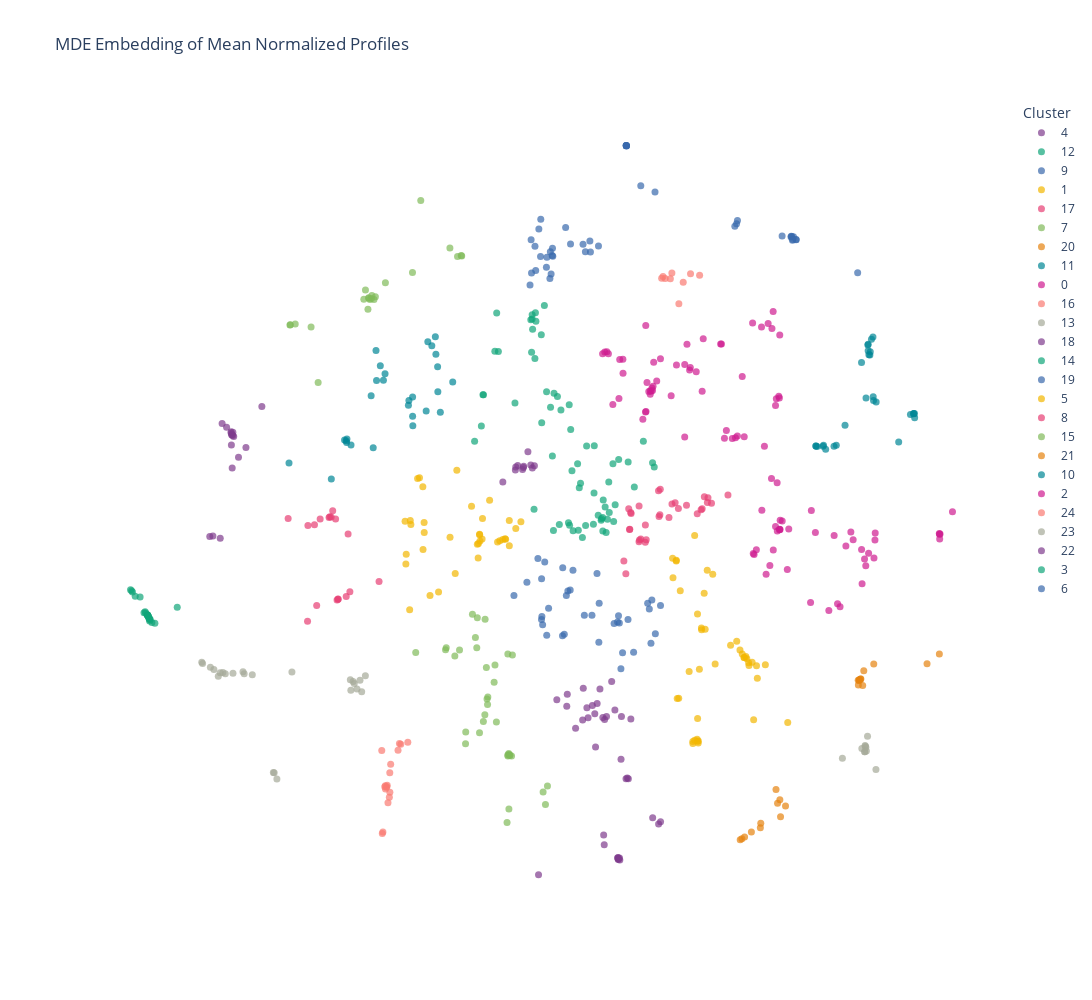

Write notebook code for a chart like this one.
### Code cell
mde2 = tf_compute_MDE(adata_5818, spectral=True, leiden_neighbors=8)
_, _, _, _, embedding_df2 = mde2
cluster_df2 = gene_targets_per_cluster(embedding_df2)

### Figure 1 — Plotly figure (JSON) as saved in the notebook; plotly's stock layout.template omitted (floating-point values rounded to 4 significant figures)
{"data": [{"customdata": [["ADNP2"], ["ATF6B"], ["DEAF1"], ["DMRTC2"], ["ELK1"], ["GATA4"], ["HBP1"], ["HES4"], ["HNF4G"], ["L3MBTL4"], ["LHX5"], ["LMX1B"], ["LTF"], ["MKX"], ["MXD1"], ["NKX6-1"], ["NR1H4"], ["ONECUT3"], ["OTX1"], ["PITX1"], ["SHOX"], ["TBX10"], ["TBX18"], ["TCF3"], ["TCF15"], ["ZHX1"], ["ZMAT4"], ["ZNF267"], ["ZNF326"], ["ZNF383"], ["ZNF518B"], ["ZNF701"], ["ZNF716"], ["ZNF775"], ["ZNF780A"], ["ZNF860"], ["ZSCAN25"]], "hovertemplate": "cluster=4<br>x=%{x}<br>y=%{y}<br>gene_target=%{customdata[0]}<extra></extra>", "legendgroup": "4", "marker": {"color": "rgb(127, 60, 141)", "opacity": 0.7, "size": 7, "symbol": "circle"}, "mode": "markers+text", "name": "4", "orientation": "v", "showlegend": true, "textfont": {"size": 4}, "textposition": "middle center", "type": "scatter", "x": [0.5098, -0.1228, 0.6351, -0.3125, 0.1917, 0.7952, 0.4263, -0.6612, 1.052, 0.8575, 1.007, 0.2613, 1.666, 0.4564, 0.5654, 0.7335, 0.9202, 0.4118, 0.04522, 0.8604, 0.5808, 0.5917, 1.629, 0.8888, 1.03, 0.18, 0.9122, 0.8556, -0.1127, 1.099, 0.3654, 0.5988, 0.8471, 1.515, 0.8596, 0.2836, 0.8833], "xaxis": "x", "y": [-3.078, -3.406, -3.602, -3.282, -3.062, -3.478, -4.177, -6.606, -4.785, -6.308, -4.783, -3.435, -5.602, -3.353, -3.619, -2.935, -3.601, -3.546, -3.822, -6.317, -5.854, -6.04, -5.646, -6.329, -4.768, -3.665, -4.414, -6.284, -3.176, -3.646, -3.391, -3.655, -6.285, -5.523, -6.288, -3.625, -6.288], "yaxis": "y"}, {"customdata": [["AEBP1"], ["ARNT2"], ["CEBPD"], ["CRX"], ["DMRT2"], ["HES7"], ["HOXA7"], ["PAX6"], ["PREB"], ["PROX2"], ["SOX12"], ["THAP8"], ["TSHZ1"], ["ZBTB22"], ["ZBTB47"], ["ZNF107"], ["ZNF136"], ["ZNF341"], ["ZNF345"], ["ZNF394"], ["ZNF398"], ["ZNF551"], ["ZNF621"], ["ZNF674"], ["ZNF691"], ["ZNF888"]], "hovertemplate": "cluster=12<br>x=%{x}<br>y=%{y}<br>gene_target=%{customdata[0]}<extra></extra>", "legendgroup": "12", "marker": {"color": "rgb(17, 165, 121)", "opacity": 0.7, "size": 7, "symbol": "circle"}, "mode": "markers+text", "name": "12", "orientation": "v", "showlegend": true, "textfont": {"size": 4}, "textposition": "middle center", "type": "scatter", "x": [-0.4322, -1.111, -0.6083, -1.427, -0.55, -1.752, -0.7832, -1.711, -0.7112, -1.459, -0.04759, -0.07614, -0.7741, -0.7825, -0.3657, -0.7205, -0.2341, -1.88, -0.6005, -0.5079, -1.721, -0.301, -0.7303, -1.494, -0.8084, -0.7934], "xaxis": "x", "y": [2.279, 2.364, 3.66, 3.34, 4.214, 1.926, 3.957, 2.517, 3.915, 4.075, 1.856, 2.329, 3.763, 4.039, 2.545, 4.078, 2.228, 1.636, 1.985, 2.576, 2.518, 2.484, 3.208, 3.345, 3.945, 3.327], "yaxis": "y"}, {"customdata": [["AHR"], ["ATMIN"], ["CHAMP1"], ["DLX4"], ["DNMT1"], ["ESRRG"], ["GTF2I"], ["HNF1A"], ["LCOR"], ["LCORL"], ["NR4A1"], ["PATZ1"], ["PITX3"], ["SETDB1"], ["SETDB2"], ["SOX14"], ["SP8"], ["SP110"], ["STAT1"], ["TBX21"], ["TFE3"], ["THRB"], ["TIGD2"], ["TSC22D1"], ["VDR"], ["ZNF80"], ["ZNF124"], ["ZNF276"], ["ZNF446"], ["ZNF546"], ["ZNF772"]], "hovertemplate": "cluster=9<br>x=%{x}<br>y=%{y}<br>gene_target=%{customdata[0]}<extra></extra>", "legendgroup": "9", "marker": {"color": "rgb(57, 105, 172)", "opacity": 0.7, "size": 7, "symbol": "circle"}, "mode": "markers+text", "name": "9", "orientation": "v", "showlegend": true, "textfont": {"size": 4}, "textposition": "middle center", "type": "scatter", "x": [0.3181, 1.016, 1.012, 1.56, 1.016, -0.4445, -0.5107, 0.4819, 0.2326, 0.3287, -0.729, -0.5013, 1.011, 1.01, -0.1442, 1.289, -0.7947, -0.05102, -0.4361, -0.8234, -0.4214, 0.1875, -0.3952, -0.3894, 1.013, -0.6185, -0.6551, -0.8025, -0.623, -0.4002, -0.7149], "xaxis": "x", "y": [5.441, 7.25, 7.26, 6.376, 7.252, 4.727, 4.945, 5.346, 5.237, 5.234, 5.342, 5.131, 7.26, 7.261, 5.701, 6.494, 4.833, 5.386, 5.237, 4.607, 4.814, 5.382, 5.304, 5.153, 7.253, 5.855, 5.671, 5.466, 5.148, 5.164, 4.883], "yaxis": "y"}, {"customdata": [["AIRE"], ["ATOH7"], ["CEBPB"], ["DMBX1"], ["ELF3"], ["ESR1"], ["FIGLA"], ["FOXN2"], ["GRHL3"], ["KLF15"], ["MTERF1"], ["NEUROD2"], ["NHLH1"], ["RELB"], ["REXO4"], ["RFX8"], ["SOX1"], ["TBX15"], ["TCF7"], ["TCFL5"], ["TFDP1"], ["THAP6"], ["USF2"], ["YBX1"], ["ZBTB33"], ["ZBTB39"], ["ZFP41"], ["ZFP69B"], ["ZNF253"], ["ZNF418"], ["ZNF426"], ["ZNF441"], ["ZNF501"], ["ZNF514"], ["ZNF540"], ["ZNF596"], ["ZNF648"], ["ZNF687"], ["ZNF705A"], ["ZNF705D"], ["ZNF706"], ["ZNF835"]], "hovertemplate": "cluster=1<br>x=%{x}<br>y=%{y}<br>gene_target=%{customdata[0]}<extra></extra>", "legendgroup": "1", "marker": {"color": "rgb(242, 183, 1)", "opacity": 0.7, "size": 7, "symbol": "circle"}, "mode": "markers+text", "name": "1", "orientation": "v", "showlegend": true, "textfont": {"size": 4}, "textposition": "middle center", "type": "scatter", "x": [2.661, 3.412, 2.384, 3.119, 2.387, 3.264, 3.352, 2.012, 3.345, 3.512, 3.256, 2.281, 2.211, 1.903, 3.496, 2.449, 3.664, 2.707, 4.091, 1.966, 3.224, 2.042, 2.556, 2.445, 2.516, 2.364, 1.895, 2.371, 3.18, 2.372, 2.372, 2.498, 3.311, 2.282, 2.406, 3.292, 2.316, 1.984, 3.441, 1.965, 3.001, 2.317], "xaxis": "x", "y": [-0.8926, -2.57, -4.105, -2.168, -4.064, -2.478, -2.629, -3.251, -2.576, -2.873, -2.477, -4.073, -2.744, -0.9603, -2.635, -1.951, -2.616, -2.602, -3.714, -0.6306, -2.409, -1.207, -0.8198, -1.916, -1.94, -4.034, -0.5898, -1.651, -2.335, -3.636, -4.071, -1.258, -2.5, -4.115, -2.703, -2.457, -0.1602, -3.256, -3.661, -0.6412, -2.246, -4.053], "yaxis": "y"}, {"customdata": [["AKAP8"], ["BARHL1"], ["GATA2"], ["HSF2"], ["NFIB"], ["SMAD9"], ["TERF1"], ["TWIST1"], ["YY2"], ["ZBTB14"], ["ZFP90"], ["ZKSCAN7"], ["ZNF20"], ["ZNF222"], ["ZNF311"], ["ZNF597"], ["ZNF707"], ["ZNF850"]], "hovertemplate": "cluster=17<br>x=%{x}<br>y=%{y}<br>gene_target=%{customdata[0]}<extra></extra>", "legendgroup": "17", "marker": {"color": "rgb(231, 63, 116)", "opacity": 0.7, "size": 7, "symbol": "circle"}, "mode": "markers+text", "name": "17", "orientation": "v", "showlegend": true, "textfont": {"size": 4}, "textposition": "middle center", "type": "scatter", "x": [-4.892, -4.293, -4.259, -4.329, -4.826, -4.656, -4.485, -4.531, -4.483, -5.066, -4.587, -4.934, -4.504, -3.702, -4.641, -4.616, -5.436, -5.059], "xaxis": "x", "y": [-1.487, -0.1298, -1.23, -1.32, 0.1571, 0.1837, -1.366, 0.1573, -1.368, -1.788, 0.3121, 0.04632, -1.385, -1.032, 0.1989, 0.1926, 0.1653, 0.03183], "yaxis": "y"}, {"customdata": [["AKAP8L"], ["CAMTA2"], ["CBX2"], ["CREB3L4"], ["DACH2"], ["DBX2"], ["DMRTB1"], ["DUXA"], ["ETS1"], ["FOSL2"], ["FOXD4L5"], ["GATA6"], ["HSF4"], ["IRX1"], ["LIN28B"], ["MITF"], ["NEUROG1"], ["NR0B1"], ["PCGF2"], ["RAX"], ["SRF"], ["TBPL2"], ["TBX1"], ["TBX20"], ["TFEC"], ["ZBED4"], ["ZNF44"], ["ZNF91"], ["ZNF212"], ["ZNF471"], ["ZNF490"], ["ZNF629"], ["ZNF672"], ["ZNF697"], ["ZNF781"], ["ZNF891"]], "hovertemplate": "cluster=7<br>x=%{x}<br>y=%{y}<br>gene_target=%{customdata[0]}<extra></extra>", "legendgroup": "7", "marker": {"color": "rgb(128, 186, 90)", "opacity": 0.7, "size": 7, "symbol": "circle"}, "mode": "markers+text", "name": "7", "orientation": "v", "showlegend": true, "textfont": {"size": 4}, "textposition": "middle center", "type": "scatter", "x": [-0.4909, -1.492, -2.168, -3.003, -1.208, -1.922, -1.247, -1.839, -2.049, -1.656, -1.68, -0.574, -1.16, -1.245, -1.262, -1.713, -1.787, -2.435, -1.628, -2.053, -2.257, -1.685, -1.176, -1.465, -1.226, -1.229, -2.421, -1.247, -1.829, -1.508, -1.633, -1.226, -0.5294, -1.865, -1.643, -1.208], "xaxis": "x", "y": [-4.922, -2.618, -2.336, -2.385, -4.337, -1.653, -2.411, -2.292, -3.896, -2.67, -1.749, -5.035, -2.43, -4.349, -5.616, -3.695, -3.91, -2.33, -3.231, -4.117, -2.449, -3.567, -4.352, -3.704, -4.32, -4.305, -2.294, -4.331, -1.721, -2.949, -3.37, -5.359, -5.273, -2.098, -3.266, -4.337], "yaxis": "y"}, {"customdata": [["ANKZF1"], ["FOXI2"], ["FOXJ1"], ["POU3F3"], ["PPARA"], ["RORC"], ["ZKSCAN3"], ["ZNF354A"], ["ZNF461"], ["ZNF610"], ["ZNF709"], ["ZSCAN32"]], "hovertemplate": "cluster=20<br>x=%{x}<br>y=%{y}<br>gene_target=%{customdata[0]}<extra></extra>", "legendgroup": "20", "marker": {"color": "rgb(230, 131, 16)", "opacity": 0.7, "size": 7, "symbol": "circle"}, "mode": "markers+text", "name": "20", "orientation": "v", "showlegend": true, "textfont": {"size": 4}, "textposition": "middle center", "type": "scatter", "x": [5.521, 5.486, 5.541, 5.438, 5.435, 5.457, 6.983, 6.748, 5.463, 5.453, 5.732, 5.481], "xaxis": "x", "y": [-3.009, -2.886, -2.73, -2.998, -2.909, -2.911, -2.409, -2.598, -2.898, -2.912, -2.6, -2.885], "yaxis": "y"}, {"customdata": [["ARHGAP35"], ["BARX1"], ["CXXC1"], ["DOT1L"], ["E2F4"], ["FOXS1"], ["JUNB"], ["KDM2A"], ["KLF10"], ["KMT2B"], ["SIX2"], ["SOX4"], ["SOX11"], ["TFEB"], ["TWIST2"], ["ZBTB26"], ["ZFHX2"], ["ZNF76"], ["ZNF83"], ["ZNF143"], ["ZNF408"], ["ZNF492"], ["ZNF512"], ["ZNF519"], ["ZNF664"], ["ZNF704"], ["ZSCAN26"], ["ZZZ3"]], "hovertemplate": "cluster=11<br>x=%{x}<br>y=%{y}<br>gene_target=%{customdata[0]}<extra></extra>", "legendgroup": "11", "marker": {"color": "rgb(0, 134, 149)", "opacity": 0.7, "size": 7, "symbol": "circle"}, "mode": "markers+text", "name": "11", "orientation": "v", "showlegend": true, "textfont": {"size": 4}, "textposition": "middle center", "type": "scatter", "x": [-3.853, -2.581, -4.33, -3.75, -3.062, -3.814, -3.619, -3.063, -4.321, -2.804, -2.297, -3.761, -3.678, -3.058, -4.238, -2.586, -2.534, -2.619, -4.613, -3.142, -2.696, -2.629, -3.133, -3.589, -4.315, -2.773, -4.361, -5.42], "xaxis": "x", "y": [2.5, 2.574, 1.646, 2.788, 2.11, 1.509, 2.796, 2.477, 1.61, 2.211, 2.762, 3.359, 3.071, 1.931, 1.564, 3.053, 2.183, 3.288, 0.9154, 2.32, 3.451, 3.621, 2.411, 2.918, 1.676, 3.529, 1.658, 1.222], "yaxis": "y"}, {"customdata": [["ARID2"], ["ARNT"], ["BHLHA9"], ["CC2D1A"], ["CCDC17"], ["CEBPA"], ["ESRRB"], ["ETV5"], ["FOXJ2"], ["FOXQ1"], ["GMEB2"], ["GSC"], ["JRKL"], ["KLF4"], ["KLF5"], ["LEF1"], ["MLXIP"], ["MNX1"], ["MSX2"], ["MXD4"], ["MXI1"], ["NFIC"], ["NFKB2"], ["ONECUT2"], ["PRDM12"], ["RFX7"], ["RXRA"], ["SATB1"], ["SIX4"], ["SLC2A4RG"], ["TIGD6"], ["TMF1"], ["TP53"], ["ZNF48"], ["ZNF57"], ["ZNF169"], ["ZNF205"], ["ZNF256"], ["ZNF268"], ["ZNF284"], ["ZNF300"], ["ZNF416"], ["ZNF510"], ["ZNF532"], ["ZNF554"], ["ZNF576"], ["ZNF581"], ["ZNF594"], ["ZNF639"], ["ZNF671"], ["ZNF726"], ["ZNF732"], ["ZNF852"], ["ZSCAN23"]], "hovertemplate": "cluster=0<br>x=%{x}<br>y=%{y}<br>gene_target=%{customdata[0]}<extra></extra>", "legendgroup": "0", "marker": {"color": "rgb(207, 28, 144)", "opacity": 0.7, "size": 7, "symbol": "circle"}, "mode": "markers+text", "name": "0", "orientation": "v", "showlegend": true, "textfont": {"size": 4}, "textposition": "middle center", "type": "scatter", "x": [1.328, 3.921, 1.512, 3.79, 1.868, 0.9501, 1.535, 1.379, 3.932, 0.6019, 3.813, 1.47, 0.8726, 0.6423, 3.131, 0.5605, 2.48, 1.407, 2.127, 1.384, 0.7559, 3.647, 1.664, 0.9473, 2.812, 1.442, 1.593, 3.094, 2.827, 3.873, 3.034, 1.469, 3.224, 2.22, 1.486, 1.969, 1.502, 1.523, 3.261, 0.6713, 2.921, 2.884, 3.939, 0.887, 2.17, 3.717, 3.591, 1.389, 3.421, 2.346, 3.859, 2.46, 2.233, 2.126], "xaxis": "x", "y": [2.053, 2.49, 2.598, 3.778, 2.502, 2.926, 3.136, 2.192, 2.459, 3.333, 4.1, 2.595, 2.449, 3.335, 1.734, 3.3, 3.585, 2.754, 3.096, 3.834, 2.335, 1.539, 3.205, 3.192, 3.485, 2.582, 2.781, 1.703, 3.484, 2.44, 1.686, 2.528, 2.867, 2.991, 2.583, 3.083, 2.647, 2.679, 1.722, 3.3, 1.839, 1.692, 3.656, 3.189, 3.477, 3.872, 3.806, 2.199, 3.882, 2.956, 2.312, 2.586, 3.036, 1.713], "yaxis": "y"}, {"customdata": [["ARID3A"], ["CREB5"], ["GPBP1"], ["GRHL2"], ["HIC1"], ["ISL1"], ["NEUROG3"], ["PITX2"], ["PRDM16"], ["SNAI2"], ["SREBF1"], ["TAL2"], ["THAP5"], ["ZKSCAN1"], ["ZNF66"], ["ZNF280D"], ["ZNF469"], ["ZNF728"]], "hovertemplate": "cluster=16<br>x=%{x}<br>y=%{y}<br>gene_target=%{customdata[0]}<extra></extra>", "legendgroup": "16", "marker": {"color": "rgb(249, 123, 114)", "opacity": 0.7, "size": 7, "symbol": "circle"}, "mode": "markers+text", "name": "16", "orientation": "v", "showlegend": true, "textfont": {"size": 4}, "textposition": "middle center", "type": "scatter", "x": [-3.288, -3.553, -3.496, -3.629, -3.583, -3.313, -3.506, -3.651, -3.561, -3.547, -3.641, -3.58, -3.341, -3.154, -3.593, -3.481, -3.498, -3.532], "xaxis": "x", "y": [-4.128, -4.935, -5.041, -5.798, -4.917, -4.113, -5.133, -4.246, -4.943, -4.909, -5.826, -4.976, -4.239, -4.091, -4.934, -4.509, -4.667, -5.239], "yaxis": "y"}, {"customdata": [["ARID3B"], ["ASCL3"], ["EBF2"], ["GTF2IRD1"], ["JAZF1"], ["KLF1"], ["NANOG"], ["NANOGP8"], ["NCOA3"], ["PBX3"], ["PRDM14"], ["PURG"], ["RLF"], ["SALL4"], ["SNAI1"], ["SNAPC4"], ["SOX13"], ["SPIB"], ["TBPL1"], ["ZNF287"], ["ZNF423"], ["ZNF487"], ["ZNF653"], ["ZNF700"]], "hovertemplate": "cluster=13<br>x=%{x}<br>y=%{y}<br>gene_target=%{customdata[0]}<extra></extra>", "legendgroup": "13", "marker": {"color": "rgb(165, 170, 153)", "opacity": 0.7, "size": 7, "symbol": "circle"}, "mode": "markers+text", "name": "13", "orientation": "v", "showlegend": true, "textfont": {"size": 4}, "textposition": "middle center", "type": "scatter", "x": [-6.12, -4.034, -6.768, -5.719, -4.25, -6.635, -7.084, -7.068, -4.123, -4.175, -6.919, -6.853, -6.681, -6.488, -5.364, -5.702, -6.297, -3.963, -4.24, -4.066, -6.733, -6.275, -4.197, -5.651], "xaxis": "x", "y": [-2.804, -3.127, -2.835, -4.664, -2.899, -2.788, -2.566, -2.593, -3.076, -2.974, -2.661, -2.705, -2.764, -2.779, -2.751, -4.67, -2.75, -2.826, -3.098, -2.912, -2.767, -2.788, -2.936, -4.79], "yaxis": "y"}, {"customdata": [["ARX"], ["CTCFL"], ["EHF"], ["ESX1"], ["FOSL1"], ["GTF3A"], ["IKZF5"], ["MAFG"], ["NEUROG2"], ["PHF21A"], ["RFX2"], ["SMAD4"], ["STAT6"], ["ZBED1"], ["ZNF174"], ["ZNF607"], ["ZNF669"]], "hovertemplate": "cluster=18<br>x=%{x}<br>y=%{y}<br>gene_target=%{customdata[0]}<extra></extra>", "legendgroup": "18", "marker": {"color": "rgb(127, 60, 141)", "opacity": 0.7, "size": 7, "symbol": "circle"}, "mode": "markers+text", "name": "18", "orientation": "v", "showlegend": true, "textfont": {"size": 4}, "textposition": "middle center", "type": "scatter", "x": [-6.509, -6.695, -6.383, -6.523, -6.525, -6.931, -6.61, -6.491, -6.512, -6.731, -5.937, -6.474, -6.504, -6.518, -6.49, -6.241, -6.872], "xaxis": "x", "y": [1.764, 1.972, 1.33, 1.791, 1.814, -0.1763, 1.901, 1.742, 1.754, -0.2116, 2.293, 1.727, 1.124, 1.565, 1.804, 1.516, -0.1686], "yaxis": "y"}, {"customdata": [["ASCL1"], ["FLYWCH1"], ["HMX2"], ["HOXD13"], ["MYF6"], ["NR1D1"], ["PHF20"], ["PKNOX2"], ["POU3F2"], ["POU5F1"], ["POU5F1B"], ["RBPJ"], ["TCF7L2"], ["TCF12"], ["ZGPAT"], ["ZNF180"], ["ZNF181"], ["ZNF396"], ["ZNF442"], ["ZNF507"], ["ZNF521"], ["ZNF560"], ["ZNF710"]], "hovertemplate": "cluster=14<br>x=%{x}<br>y=%{y}<br>gene_target=%{customdata[0]}<extra></extra>", "legendgroup": "14", "marker": {"color": "rgb(17, 165, 121)", "opacity": 0.7, "size": 7, "symbol": "circle"}, "mode": "markers+text", "name": "14", "orientation": "v", "showlegend": true, "textfont": {"size": 4}, "textposition": "middle center", "type": "scatter", "x": [-8.163, -8.035, -8.082, -8.119, -8.405, -8.422, -8.106, -8.077, -8.1, -8.116, -8.118, -8.353, -7.977, -8.185, -8.067, -8.26, -7.551, -8.153, -8.442, -8.078, -8.117, -8.093, -8.109], "xaxis": "x", "y": [-1.609, -1.813, -1.755, -1.672, -1.233, -1.207, -1.691, -1.741, -1.699, -1.671, -1.668, -1.311, -1.826, -1.629, -1.753, -1.329, -1.523, -1.633, -1.188, -1.784, -1.673, -1.729, -1.688], "yaxis": "y"}, {"customdata": [["ASCL2"], ["FOXH1"], ["MTERF3"], ["MTERF4"], ["NFE2L3"], ["POGK"], ["SNAPC5"], ["THAP12"], ["ZBTB12"], ["ZBTB41"], ["ZEB1"], ["ZHX3"], ["ZNF200"]], "hovertemplate": "cluster=19<br>x=%{x}<br>y=%{y}<br>gene_target=%{customdata[0]}<extra></extra>", "legendgroup": "19", "marker": {"color": "rgb(57, 105, 172)", "opacity": 0.7, "size": 7, "symbol": "circle"}, "mode": "markers+text", "name": "19", "orientation": "v", "showlegend": true, "textfont": {"size": 4}, "textposition": "middle center", "type": "scatter", "x": [3.083, 3.115, 4.155, 4.158, 3.132, 4.201, 4.25, 4.167, 3.984, 4.252, 5.425, 4.189, 4.181], "xaxis": "x", "y": [5.723, 5.771, 5.519, 5.531, 5.831, 5.521, 5.466, 5.526, 5.537, 5.471, 4.841, 5.47, 5.458], "yaxis": "y"}, {"customdata": [["ASCL5"], ["BHLHA15"], ["DMRTA2"], ["EBF3"], ["FOXA1"], ["HES3"], ["HEY2"], ["HIVEP2"], ["IRF9"], ["KCNIP3"], ["MECOM"], ["MEIS1"], ["NFE2L1"], ["NKX6-3"], ["NOTO"], ["NR2F2"], ["PLSCR1"], ["REST"], ["SCRT2"], ["SPDEF"], ["TBX22"], ["TSHZ3"], ["ZFP2"], ["ZNF32"], ["ZNF213"], ["ZNF215"], ["ZNF382"], ["ZNF552"], ["ZNF563"], ["ZNF573"], ["ZNF614"], ["ZNF619"], ["ZNF667"], ["ZNF692"], ["ZNF708"], ["ZNF821"]], "hovertemplate": "cluster=5<br>x=%{x}<br>y=%{y}<br>gene_target=%{customdata[0]}<extra></extra>", "legendgroup": "5", "marker": {"color": "rgb(242, 183, 1)", "opacity": 0.7, "size": 7, "symbol": "circle"}, "mode": "markers+text", "name": "5", "orientation": "v", "showlegend": true, "textfont": {"size": 4}, "textposition": "middle center", "type": "scatter", "x": [-2.864, -1.813, -1.828, -3.107, -1.778, -1.738, -2.843, -1.4, -1.219, -2.932, -1.095, -3.191, -2.219, -3.119, -0.9974, -1.289, -3.206, -1.344, -2.967, -1.594, -3.185, -1.787, -2.841, -2.568, -3.096, -2.25, -2.349, -2.731, -1.939, -1.218, -1.73, -1.807, -1.442, -1.299, -2.868, -1.784], "xaxis": "x", "y": [-0.4238, -0.5857, -0.3223, 0.1262, -0.2638, -0.2226, 0.0877, -0.2587, 0.1252, 0.9404, -0.02552, -0.6994, 1.082, -1.569, 0.1013, -0.227, 0.1126, -0.2329, 0.9254, 0.5132, -0.5162, -0.1354, -0.1018, -1.23, 0.04996, -0.8801, -0.1931, -1.299, 0.399, -0.3528, 0.165, -0.3082, -0.2823, -0.2183, 0.7701, -0.1459], "yaxis": "y"}, {"customdata": [["ASH1L"], ["BCL6B"], ["DLX6"], ["EPAS1"], ["FOXK2"], ["GLIS3"], ["HEY1"], ["KLF6"], ["MEIS3"], ["MEOX1"], ["MYCL"], ["NME2"], ["OSR2"], ["PHF1"], ["PIN1"], ["PRDM13"], ["SHOX2"], ["SIX6"], ["TCF7L1"], ["TIGD4"], ["ZNF24"], ["ZNF98"], ["ZNF280C"], ["ZNF367"], ["ZNF443"], ["ZNF511"], ["ZNF564"], ["ZNF592"], ["ZNF735"], ["ZNF777"], ["ZNF823"]], "hovertemplate": "cluster=8<br>x=%{x}<br>y=%{y}<br>gene_target=%{customdata[0]}<extra></extra>", "legendgroup": "8", "marker": {"color": "rgb(231, 63, 116)", "opacity": 0.7, "size": 7, "symbol": "circle"}, "mode": "markers+text", "name": "8", "orientation": "v", "showlegend": true, "textfont": {"size": 4}, "textposition": "middle center", "type": "scatter", "x": [1.653, 2.637, 1.289, 0.9663, 1.264, 2.006, 1.637, 1.105, 1.097, 2.57, 2.365, 1.376, 2.559, 1.075, 1.374, 1.079, 1.944, 1.393, 2.161, 2.501, 1.256, 1.884, 2.459, 1.004, 2.951, 1.826, 1.058, 1.627, 1.66, 1.255, 2.439], "xaxis": "x", "y": [0.237, 0.4542, -0.2257, -0.6425, -0.2424, 0.3557, 0.2044, 0.2588, 0.2784, 0.5593, 0.2559, 0.04064, 0.4714, -0.04209, -0.2859, -0.03743, 0.4662, -0.2372, 0.4178, 0.578, 0.4034, 0.4398, 0.3491, -0.8844, 0.6136, 0.182, 0.3493, 0.6936, 0.7204, -0.2782, 0.3339], "yaxis": "y"}, {"customdata": [["ATOH1"], ["CENPB"], ["CENPS"], ["DR1"], ["DRAP1"], ["ETS2"], ["ETV1"], ["ETV3L"], ["FOXD3"], ["GLI1"], ["IRF6"], ["MBD1"], ["NR4A3"], ["REL"], ["RELA"], ["SOX18"], ["ZFP69"], ["ZNF134"], ["ZNF219"], ["ZNF500"], ["ZNF512B"], ["ZSCAN16"]], "hovertemplate": "cluster=15<br>x=%{x}<br>y=%{y}<br>gene_target=%{customdata[0]}<extra></extra>", "legendgroup": "15", "marker": {"color": "rgb(128, 186, 90)", "opacity": 0.7, "size": 7, "symbol": "circle"}, "mode": "markers+text", "name": "15", "orientation": "v", "showlegend": true, "textfont": {"size": 4}, "textposition": "middle center", "type": "scatter", "x": [-3.876, -3.799, -3.962, -3.898, -3.901, -3.914, -2.351, -3.773, -2.907, -5.401, -4.864, -3.993, -2.136, -2.126, -3.846, -3.582, -3.065, -2.206, -3.839, -4.999, -5.301, -5.395], "xaxis": "x", "y": [4.332, 4.329, 4.512, 4.352, 4.363, 4.143, 5.31, 4.383, 6.212, 3.844, 2.752, 4.336, 5.167, 5.155, 4.348, 4.648, 4.845, 5.149, 4.405, 3.809, 3.865, 3.851], "yaxis": "y"}, {"customdata": [["BACH2"], ["FOXO1"], ["HHEX"], ["RARB"], ["SP2"], ["SP7"], ["TCF21"], ["ZNF414"], ["ZNF618"], ["ZNF628"], ["ZNF816"]], "hovertemplate": "cluster=21<br>x=%{x}<br>y=%{y}<br>gene_target=%{customdata[0]}<extra></extra>", "legendgroup": "21", "marker": {"color": "rgb(230, 131, 16)", "opacity": 0.7, "size": 7, "symbol": "circle"}, "mode": "markers+text", "name": "21", "orientation": "v", "showlegend": true, "textfont": {"size": 4}, "textposition": "middle center", "type": "scatter", "x": [3.941, 3.868, 3.217, 3.185, 3.577, 3.398, 3.268, 3.569, 4.049, 3.897, 3.954], "xaxis": "x", "y": [-5.184, -4.987, -5.923, -5.944, -5.629, -5.796, -5.893, -5.713, -5.301, -5.248, -5.505], "yaxis": "y"}, {"customdata": [["BAZ2A"], ["BHLHE22"], ["BHLHE40"], ["BSX"], ["CDX1"], ["CENPX"], ["CREB3L3"], ["DLX2"], ["EMX1"], ["FAM200B"], ["FOXK1"], ["GATA5"], ["NFIL3"], ["NR3C2"], ["PGR"], ["POU3F4"], ["SIX5"], ["TCF23"], ["TET2"], ["ZNF155"], ["ZNF334"], ["ZNF354B"], ["ZNF432"], ["ZNF486"], ["ZNF571"], ["ZNF683"], ["ZNF786"], ["ZNF791"]], "hovertemplate": "cluster=10<br>x=%{x}<br>y=%{y}<br>gene_target=%{customdata[0]}<extra></extra>", "legendgroup": "10", "marker": {"color": "rgb(0, 134, 149)", "opacity": 0.7, "size": 7, "symbol": "circle"}, "mode": "markers+text", "name": "10", "orientation": "v", "showlegend": true, "textfont": {"size": 4}, "textposition": "middle center", "type": "scatter", "x": [5.716, 5.584, 5.688, 6.511, 5.625, 6.492, 5.721, 6.207, 5.62, 5.665, 4.764, 4.651, 6.432, 5.499, 5.017, 6.508, 5.727, 5.184, 4.774, 4.974, 4.628, 4.628, 6.492, 5.624, 5.658, 5.777, 4.815, 5.639], "xaxis": "x", "y": [3.617, 2.459, 3.574, 2.081, 3.358, 2.159, 2.481, 1.622, 3.465, 3.336, 1.538, 1.534, 2.145, 3.134, 1.559, 2.16, 2.411, 1.939, 1.556, 1.541, 1.544, 1.545, 2.16, 3.48, 3.277, 2.379, 1.48, 3.281], "yaxis": "y"}, {"customdata": [["BHLHE41"], ["ESRRA"], ["FOXM1"], ["FOXN4"], ["GBX1"], ["HES6"], ["HMGN3"], ["IKZF4"], ["IRF4"], ["IRX4"], ["ISL2"], ["LHX9"], ["MESP2"], ["MSX1"], ["MTF2"], ["NFKB1"], ["NFX1"], ["PAX2"], ["PCGF6"], ["RAG1"], ["RBPJL"], ["SCX"], ["SOX30"], ["SP140L"], ["THAP7"], ["THRA"], ["TIGD7"], ["ZBED6"], ["ZBTB43"], ["ZFP30"], ["ZFP42"], ["ZNF226"], ["ZNF316"], ["ZNF358"], ["ZNF420"], ["ZNF541"], ["ZNF556"], ["ZNF572"], ["ZNF582"], ["ZNF689"], ["ZSCAN2"]], "hovertemplate": "cluster=2<br>x=%{x}<br>y=%{y}<br>gene_target=%{customdata[0]}<extra></extra>", "legendgroup": "2", "marker": {"color": "rgb(207, 28, 144)", "opacity": 0.7, "size": 7, "symbol": "circle"}, "mode": "markers+text", "name": "2", "orientation": "v", "showlegend": true, "textfont": {"size": 4}, "textposition": "middle center", "type": "scatter", "x": [3.679, 4.618, 5.041, 6.982, 4.875, 5.556, 6.989, 3.598, 4.976, 5.499, 5.759, 3.985, 5.754, 7.233, 5.736, 5.295, 3.937, 6.986, 6.996, 3.945, 5.509, 4.527, 5.339, 3.934, 3.815, 3.947, 5.089, 3.889, 4.542, 4.111, 4.084, 3.434, 3.781, 5.58, 5.633, 3.449, 3.892, 3.75, 3.858, 5.2, 3.493], "xaxis": "x", "y": [-0.8953, -0.1012, -1.454, -0.1181, -1.584, -0.6025, -0.2222, 0.3205, -0.1575, -0.4234, -0.1127, 0.119, -0.2453, 0.2946, -0.5874, -0.093, -0.04016, -0.1323, -0.1302, -0.0423, -1.074, -1.433, -0.2383, -0.05034, -0.4336, 0.1339, -1.514, 0.8464, 0.3184, -0.03608, -0.8048, -0.5007, 0.928, -0.7346, -0.4938, -0.5198, -0.07047, -0.7294, 0.01499, -0.3583, -0.4265], "yaxis": "y"}, {"customdata": [["CEBPE"], ["CSRNP2"], ["ZBTB6"], ["ZBTB21"], ["ZFP1"], ["ZNF445"], ["ZNF454"], ["ZNF549"], ["ZNF566"]], "hovertemplate": "cluster=24<br>x=%{x}<br>y=%{y}<br>gene_target=%{customdata[0]}<extra></extra>", "legendgroup": "24", "marker": {"color": "rgb(249, 123, 114)", "opacity": 0.7, "size": 7, "symbol": "circle"}, "mode": "markers+text", "name": "24", "orientation": "v", "showlegend": true, "textfont": {"size": 4}, "textposition": "middle center", "type": "scatter", "x": [2.015, 1.853, 2.237, 1.687, 2.411, 1.882, 1.754, 2.098, 1.713], "xaxis": "x", "y": [4.247, 4.726, 4.819, 4.733, 4.789, 4.833, 4.728, 4.659, 4.766], "yaxis": "y"}, {"customdata": [["CREBL2"], ["GATAD2B"], ["MSANTD4"], ["PAX9"], ["ZNF12"], ["ZNF395"], ["ZNF485"], ["ZNF518A"], ["ZNF605"], ["ZNF878"]], "hovertemplate": "cluster=23<br>x=%{x}<br>y=%{y}<br>gene_target=%{customdata[0]}<extra></extra>", "legendgroup": "23", "marker": {"color": "rgb(165, 170, 153)", "opacity": 0.7, "size": 7, "symbol": "circle"}, "mode": "markers+text", "name": "23", "orientation": "v", "showlegend": true, "textfont": {"size": 4}, "textposition": "middle center", "type": "scatter", "x": [5.134, 5.774, 5.581, 5.557, 5.571, 5.505, 5.561, 5.566, 5.613, 5.591], "xaxis": "x", "y": [-4.392, -4.606, -4.183, -4.272, -4.163, -4.209, -4.269, -4.153, -3.973, -4.255], "yaxis": "y"}, {"customdata": [["CREM"], ["ESR2"], ["GATA3"], ["NKX6-2"], ["NR1I3"], ["PBX1"], ["RUNX3"], ["ZBTB42"], ["ZNF583"], ["ZNF747"], ["ZNF783"]], "hovertemplate": "cluster=22<br>x=%{x}<br>y=%{y}<br>gene_target=%{customdata[0]}<extra></extra>", "legendgroup": "22", "marker": {"color": "rgb(127, 60, 141)", "opacity": 0.7, "size": 7, "symbol": "circle"}, "mode": "markers+text", "name": "22", "orientation": "v", "showlegend": true, "textfont": {"size": 4}, "textposition": "middle center", "type": "scatter", "x": [-0.7395, -0.8092, -0.9668, -1.058, -0.9448, -0.7792, -1.103, -1.095, -0.9505, -1.342, -0.8636], "xaxis": "x", "y": [1.167, 1.185, 1.099, 1.174, 1.161, 1.128, 1.088, 1.144, 1.133, 0.8609, 1.434], "yaxis": "y"}, {"customdata": [["DMRT3"], ["FOXD4"], ["FOXE3"], ["GATA1"], ["HDX"], ["HLF"], ["IRX5"], ["MAFK"], ["MYPOP"], ["NKX2-4"], ["OVOL1"], ["PA2G4"], ["POU4F3"], ["PRDM8"], ["REPIN1"], ["RHOXF2"], ["SRY"], ["TET1"], ["TFAP2A"], ["TFCP2L1"], ["THAP10"], ["TP73"], ["ZBTB34"], ["ZNF16"], ["ZNF28"], ["ZNF30"], ["ZNF93"], ["ZNF112"], ["ZNF275"], ["ZNF462"], ["ZNF658"], ["ZNF660"], ["ZNF713"], ["ZNF736"], ["ZNF764"], ["ZNF843"], ["ZNF844"], ["ZNF853"]], "hovertemplate": "cluster=3<br>x=%{x}<br>y=%{y}<br>gene_target=%{customdata[0]}<extra></extra>", "legendgroup": "3", "marker": {"color": "rgb(17, 165, 121)", "opacity": 0.7, "size": 7, "symbol": "circle"}, "mode": "markers+text", "name": "3", "orientation": "v", "showlegend": true, "textfont": {"size": 4}, "textposition": "middle center", "type": "scatter", "x": [0.6873, 0.867, 0.1159, 0.1754, 0.09762, 1.545, 0.6275, 1.338, 0.8001, 0.5621, 1.165, 0.3969, -0.7467, 0.1395, 1.048, 0.4768, 0.2557, -0.397, 0.6092, -0.02353, 1.513, 0.7578, 0.3852, -0.377, 0.565, 0.4017, 0.5725, 0.08389, -0.06919, 0.2368, 0.5326, -0.09063, -0.002156, 0.5401, 0.7713, -0.2647, 0.6528, 0.6785], "xaxis": "x", "y": [0.2815, 1.288, 0.7506, -0.1936, -0.05851, 1.143, -0.09994, 1.634, 0.4253, 0.1828, 0.7621, 0.6525, 0.3427, 0.8374, 1.242, 0.2253, 1.542, 1.354, 0.385, 1.073, 1.227, 1.209, 0.05408, -0.06421, -0.07358, 1.549, 0.5178, 1.207, 0.0371, 0.02991, 0.1314, 0.08311, -0.06685, 0.1588, 0.1063, 0.05153, 0.1506, 0.8577], "yaxis": "y"}, {"customdata": [["ERF"], ["ERG"], ["FOSB"], ["GATAD2A"], ["HNF1B"], ["IRF8"], ["MEOX2"], ["MSGN1"], ["NANOGNB"], ["NEUROD4"], ["NFXL1"], ["POU2F1"], ["PPARD"], ["RARG"], ["RBCK1"], ["SP1"], ["STAT5A"], ["ZBTB3"], ["ZFP14"], ["ZFP37"], ["ZMAT1"], ["ZNF17"], ["ZNF75D"], ["ZNF165"], ["ZNF337"], ["ZNF419"], ["ZNF438"], ["ZNF491"], ["ZNF580"], ["ZNF589"], ["ZNF616"], ["ZNF630"], ["ZNF684"], ["ZNF787"], ["ZSCAN18"], ["ZSCAN30"]], "hovertemplate": "cluster=6<br>x=%{x}<br>y=%{y}<br>gene_target=%{customdata[0]}<extra></extra>", "legendgroup": "6", "marker": {"color": "rgb(57, 105, 172)", "opacity": 0.7, "size": 7, "symbol": "circle"}, "mode": "markers+text", "name": "6", "orientation": "v", "showlegend": true, "textfont": {"size": 4}, "textposition": "middle center", "type": "scatter", "x": [-0.1997, 0.3577, -0.603, 1.483, -0.6046, 0.9415, 0.8456, 0.9102, -0.102, 0.88, -0.4694, 1.567, -0.05738, 0.4888, 1.5, 0.2124, -0.2043, 1.152, -0.1702, -0.6731, -0.5973, 1.42, 0.454, -0.8829, -0.00473, 0.7799, -1.13, -0.5828, -0.1307, 1.045, -0.5429, 0.8639, 0.4954, 1.665, -0.5047, 1.451], "xaxis": "x", "y": [-0.7712, -1.673, -0.9806, -2.205, -1.755, -2.389, -1.804, -2.692, -1.212, -1.82, -1.54, -2.028, -1.194, -2.19, -1.384, -1.674, -2.065, -2.376, -2.034, -0.5931, -1.697, -1.445, -0.8812, -1.049, -0.8182, -1.83, -1.298, -1.857, -1.3, -1.754, -0.6598, -1.683, -1.448, -1.49, -2.056, -1.558], "yaxis": "y"}], "layout": {"coloraxis": {"showscale": false}, "height": 1000, "legend": {"title": {"text": "Cluster"}, "tracegroupgap": 0}, "plot_bgcolor": "white", "showlegend": true, "title": {"text": "MDE Embedding of Mean Normalized Profiles"}, "width": 1200, "xaxis": {"anchor": "y", "domain": [0, 1], "title": {"text": "x"}, "visible": false}, "yaxis": {"anchor": "x", "domain": [0, 1], "title": {"text": "y"}, "visible": false}}}
